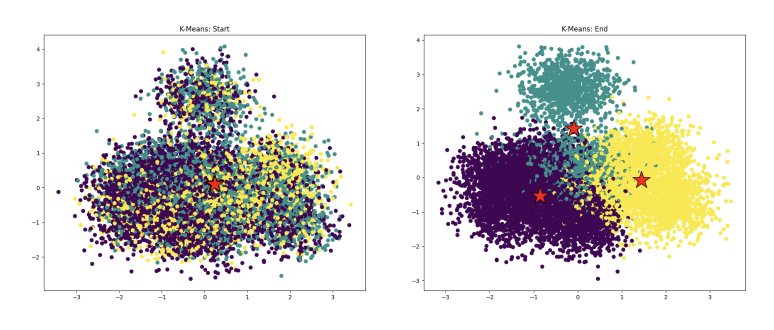
//> input picture cs149/asst1/handout-images/kmeans.jpg, 1548 x 660 px (shown at 1/2 size)
$ ./13_image_resol ../../../../cs149/asst1/handout-images/kmeans.jpg   (built with g++ and OpenCV 4)
//> lines starting //> are read from the running program, lines starting //| are printed output that depends on the picture
/*
 * image_resol.cpp
 * 第2章: C++中的数据准备与预处理
 *
 * 图像预处理将原始像素数据转换为归一化的、尺寸一致的输入，
 * 适用于卷积神经网络(CNN)。预处理步骤对模型收敛和泛化至关重要，
 * 与训练时应用的变换保持一致。
 *
 * 技术: 图像预处理流水线 (缩放 -> 裁剪 -> 均衡化 -> 边缘检测)
 * 对于生产级流水线，还需考虑:
 *   - 归一化: 减去均值，除以标准差 (按通道)
 *   - 数据增强: 随机翻转、旋转、颜色抖动
 *   - 批量处理: 对大规模数据集使用DataLoader
 */

#include <opencv2/opencv.hpp>
#include <iostream>
#include <string>

int main(int argc, char **argv) {
    std::string inputPath;
    if (argc >= 2) {
        inputPath = argv[1];
    } else {
        // 如果未提供输入，生成一张演示图像
        std::cout << "No input image provided. Generating a demo image.\n";
        std::cout << "Usage: " << argv[0] << " <input_image.jpg>\n\n";

        cv::Mat demo(256, 256, CV_8UC3);
        cv::randu(demo, cv::Scalar(0, 0, 0), cv::Scalar(255, 255, 255));
        cv::imwrite("/tmp/demo_input.jpg", demo);
        inputPath = "/tmp/demo_input.jpg";
        std::cout << "Generated demo image: " << inputPath << "\n";
    }

    cv::Mat img = cv::imread(inputPath);
//> img is the input picture: 660 rows x 1548 cols, CV_8UC3; mean B, G, R 214.3, 217.3, 219.3
    if (img.empty()) {
        std::cerr << "ERROR: Failed to load image: " << inputPath << "\n";
        return 1;
    }
    std::cout << "Loaded: " << inputPath
              << " (" << img.cols << "x" << img.rows << ")\n";
//| Loaded: ../../../../cs149/asst1/handout-images/kmeans.jpg (1548x660)

    // --- 步骤1: 缩放至256x256 ---
    // 许多CNN架构(ResNet、VGG等)的标准预处理流程
    // 首先缩放到稍大的尺寸，然后中心裁剪到目标尺寸。
    cv::Mat resized;
    cv::resize(img, resized, {256, 256});
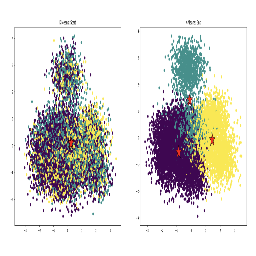
//> resized: 256 rows x 256 cols, CV_8UC3; mean B, G, R 214.1, 217.1, 219.1
    cv::imwrite("/tmp/resized.jpg", resized);
    std::cout << "[1] Resized to 256x256 -> /tmp/resized.jpg\n";

    // --- 步骤2: 中心裁剪至224x224 ---
    // 224x224裁剪是ImageNet预训练模型的标准尺寸。
    // 移除边缘像素使模型聚焦于中心主体，并消除
    // 缩放操作产生的边缘伪影。
    int cropSize = 224;
    int x = (resized.cols - cropSize) / 2;
//> x = 16
    int y = (resized.rows - cropSize) / 2;
//> y = 16
    cv::Rect roi(x, y, cropSize, cropSize);
//> roi = Rect(16, 16, 224, 224)
    cv::Mat crop = resized(roi);
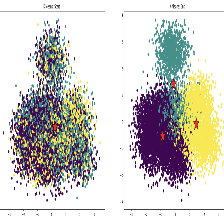
//> crop: 224 rows x 224 cols, CV_8UC3; mean B, G, R 202.2, 206, 208.6
    cv::imwrite("/tmp/crop.jpg", crop);
    std::cout << "[2] Center-cropped to 224x224 -> /tmp/crop.jpg\n";

    // --- 步骤3: 对亮度通道进行直方图均衡化 ---
    // 通过拉伸最频繁出现的强度值来改善对比度。
    // 仅应用于亮度通道(Y)以避免色彩失真。
    // 适用于光照不足或对比度低的图像。
    cv::Mat ycc, equalized;
    cv::cvtColor(crop, ycc, cv::COLOR_BGR2YCrCb);
//> ycc: 224 rows x 224 cols, CV_8UC3; mean of channels 0, 1, 2 206.3, 129.6, 125.7
    std::vector<cv::Mat> channels;
    cv::split(ycc, channels);
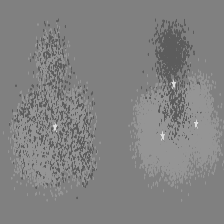
//> channels[1]: 224 rows x 224 cols, CV_8UC1; min 92, max 221, mean 129.6
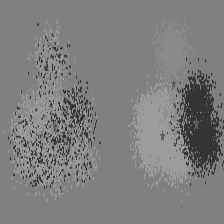
//> channels[2]: 224 rows x 224 cols, CV_8UC1; min 52, max 156, mean 125.7
    cv::equalizeHist(channels[0], channels[0]); // 仅均衡化Y通道
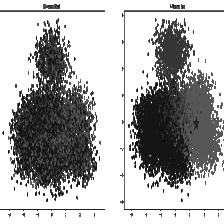
//> channels[0]: 224 rows x 224 cols, CV_8UC1; min 0, max 255, mean 176.2
    cv::merge(channels, ycc);
//> ycc: 224 rows x 224 cols, CV_8UC3; mean of channels 0, 1, 2 176.2, 129.6, 125.7
    cv::cvtColor(ycc, equalized, cv::COLOR_YCrCb2BGR);
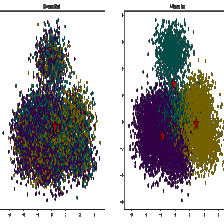
//> equalized: 224 rows x 224 cols, CV_8UC3; mean B, G, R 176.1, 176.2, 178.4
    cv::imwrite("/tmp/equalized.jpg", equalized);
    std::cout << "[3] Histogram equalization -> /tmp/equalized.jpg\n";

    // --- 步骤4: Canny边缘检测 ---
    // 从图像中提取结构边缘。可用作额外的
    // 输入通道，或用于图像分割、边界检测等任务。
    // 阈值(100, 200)控制灵敏度。
    cv::Mat gray, edges;
    cv::cvtColor(equalized, gray, cv::COLOR_BGR2GRAY);
    cv::Canny(gray, edges, 100, 200);
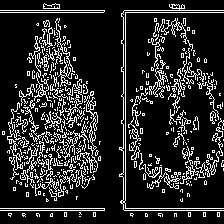
//> edges: 224 rows x 224 cols, CV_8UC1; 15.8% white in thin lines or dots
    cv::imwrite("/tmp/edges.jpg", edges);
    std::cout << "[4] Canny edge detection -> /tmp/edges.jpg\n";

    std::cout << "\nAll outputs saved to /tmp/ (resized.jpg, crop.jpg, "
              << "equalized.jpg, edges.jpg)\n";

    return 0;
}
